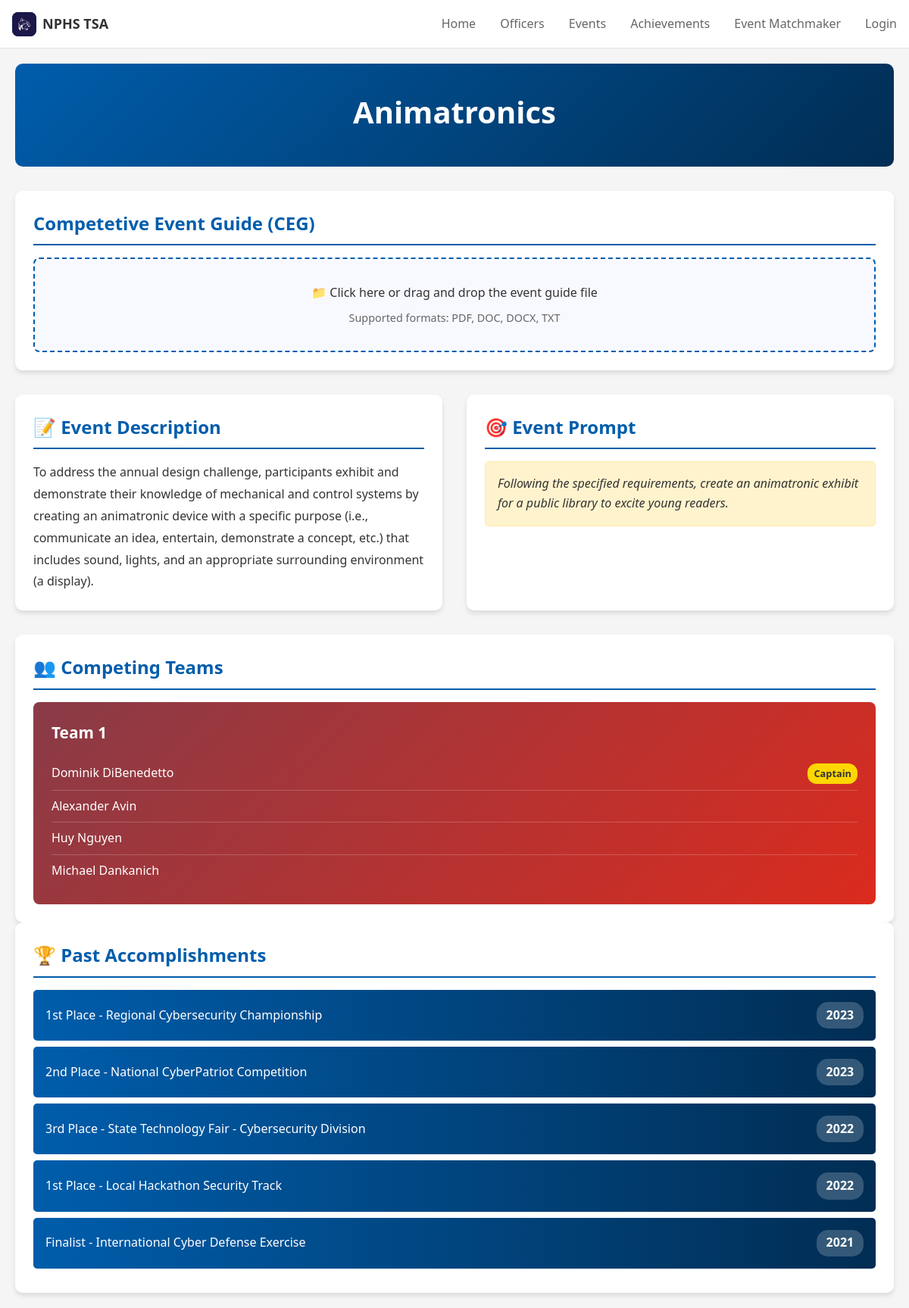
Page /events/event/1/ on the committed database.
### events/models.py (models this page shows, shortened)
class Event(models.Model):
    name = models.CharField(max_length=35)
    desc = models.TextField()
    prompt = models.CharField(max_length=200, blank=True, null=True)
    CEG = models.FileField(blank=True, null=True)
    competitors = models.JSONField(blank=True, null=True)

### events/views.py (the view)
# urls.py: path("event/<int:event_id>/", views.view_event, name="event"),
def view_event(request, event_id):
    event = get_object_or_404(Event, pk=event_id)
    return render(request, "events/event.html", {"Event": event})

### coresite/templatetags/mycomponents.py (called while the page is built)
@register.inclusion_tag('components/navbar.html', takes_context=True)
def navbar(context, active_navbar_link, active_sidebar_link):
    user = context['request'].user
    return {
        'user': user,
        'is_authenticated': user.is_authenticated,
        'active_navbar_link': active_navbar_link,
        'active_sidebar_link': active_sidebar_link
    }

### events/templates/events/event.html (shortened to what this page needs)
<!DOCTYPE html>
<html lang="en">
<head>
    {% load static %}
    <link rel="stylesheet" href="{% static 'css/styles.css' %}">
    <link rel="stylesheet" href="{% static 'css/event.css' %}">
</head>
<body>
    {% load mycomponents %}
    {% navbar "none" "none" %}
    <div class="container">
        <header class="header">
            <h1 class="event-title">{{ Event.name }}</h1>
        </header>
        <div class="content-grid">
            <div class="card event-guide">
                <h2 class="card-title">Competetive Event Guide (CEG)</h2>
                <div class="file-upload-area" id="fileUploadArea">
                    <p>📁 Click here or drag and drop the event guide file</p>
                    <p style="font-size: 0.9rem; color: #666; margin-top: 0.5rem;">Supported formats: PDF, DOC, DOCX, TXT</p>
                </div>
            </div>
            <div class="card">
                <h2 class="card-title">📝 Event Description</h2>
                <div class="event-description">
                    <p>
                        {{ Event.desc }}
                    </p>
                </div>
            </div>
            <div class="card">
                <h2 class="card-title">🎯 Event Prompt</h2>
                <div class="event-prompt">
                    {{ Event.prompt }}
                </div>
            </div>
        </div>
        <div class="card teams-section">
            <h2 class="card-title">👥 Competing Teams</h2>
            <div class="teams-container">
                <div class="team-card">
                    <div class="team-name">Team 1</div>
                    <ul class="team-members">
                        <li class="team-member">
                            <span>Dominik DiBenedetto</span>
                            <span class="captain-badge">Captain</span>
                        </li>
                        <li class="team-member">
                            <span>Alexander Avin</span>
                        </li>
                        <li class="team-member">
                            <span>Huy Nguyen</span>
                        </li>
                        <li class="team-member">
                            <span>Michael Dankanich</span>
                        </li>
                    </ul>
                </div>
            </div>
        </div>
        <div class="card accomplishments-section">
            <h2 class="card-title">🏆 Past Accomplishments</h2>
            <ul class="accomplishments-list">
                <li class="accomplishment-item">
                    <span>1st Place - Regional Cybersecurity Championship</span>
                    <span class="accomplishment-year">2023</span>
                </li>
                <li class="accomplishment-item">
                    <span>2nd Place - National CyberPatriot Competition</span>
                    <span class="accomplishment-year">2023</span>
                </li>
                <li class="accomplishment-item">
                    <span>3rd Place - State Technology Fair - Cybersecurity Division</span>
                    <span class="accomplishment-year">2022</span>
                </li>
                <li class="accomplishment-item">
                    <span>1st Place - Local Hackathon Security Track</span>
                    <span class="accomplishment-year">2022</span>
                </li>
                <li class="accomplishment-item">
                    <span>Finalist - International Cyber Defense Exercise</span>
                    <span class="accomplishment-year">2021</span>
                </li>
            </ul>
        </div>
    </div>
</body>
</html>

### static/css/styles.css (style rules this page uses)
:root { --tsa-navy-blue: #005DAB; --tsa-dark-navy-blue: #012D53; --tsa-dark-red: #893B47; --tsa-red: #DB2B1E; --background: #ffffff; --foreground: #012D53; --card: #ffffff; --card-foreground: #0f172a; --primary: #012D53; --primary-foreground: #ffffff; --secondary: #f1f5f9; --secondary-foreground: #0f172a; --muted: #f1f5f9; --muted-foreground: #45638d; --accent: #f1f5f9; --accent-foreground: #0f172a; --destructive: #ef4444; --destructive-foreground: #ffffff; --border: #2d4b6563; --input: #e2e8f0; --ring: var(); --ring: var(--tsa-navy-blue); --shadow-sm: 0 1px 2px 0 rgba(0, 0, 0, 0.05); --shadow: 0 1px 3px 0 rgba(0, 0, 0, 0.1), 0 1px 2px 0 rgba(0, 0, 0, 0.06); --shadow-md: 0 4px 6px -1px rgba(0, 0, 0, 0.1), 0 2px 4px -1px rgba(0, 0, 0, 0.06); --shadow-lg: 0 10px 15px -3px rgba(0, 0, 0, 0.1), 0 4px 6px -2px rgba(0, 0, 0, 0.05); --radius: 8px; }
* { margin: 0; padding: 0; box-sizing: border-box; }
body { font-family: "Inter", -apple-system, BlinkMacSystemFont, "Segoe UI", Roboto, Oxygen, Ubuntu, Cantarell, "Open Sans", "Helvetica Neue", sans-serif; color: var(--foreground); background: #eee; min-height: 100vh; max-height: fit-content; line-height: 1.5; }
.container { margin: 64px auto 0; }

### static/css/event.css (style rules this page uses)
* { margin: 0; padding: 0; box-sizing: border-box; }
body { font-family: 'Segoe UI', Tahoma, Geneva, Verdana, sans-serif; line-height: 1.6; color: #333; background-color: #f5f5f5; }
.container { max-width: 1200px; padding: 20px; }
.header { background: linear-gradient(135deg, var(--tsa-navy-blue) 0%, var(--tsa-dark-navy-blue) 100%); color: white; padding: 2rem; border-radius: 10px; margin-bottom: 2rem; text-align: center; }
.event-title { font-size: 2.5rem; margin-bottom: 0.5rem; font-weight: 700; }
.content-grid { display: grid; grid-template-columns: 1fr 1fr; gap: 2rem; margin-bottom: 2rem; }
.card { background: white; border-radius: 10px; padding: 1.5rem; box-shadow: 0 4px 6px rgba(0, 0, 0, 0.1); transition: transform 0.2s ease; }
.card-title { font-size: 1.5rem; margin-bottom: 1rem; color: var(--tsa-navy-blue); border-bottom: 2px solid var(--tsa-navy-blue); padding-bottom: 0.5rem; }
.event-guide { grid-column: 1 / -1; }
.file-upload-area { border: 2px dashed var(--tsa-navy-blue); border-radius: 8px; padding: 2rem; text-align: center; background-color: #f8f9ff; cursor: pointer; transition: all 0.3s ease; }
.teams-section { grid-column: 1 / -1; }
.teams-container { display: grid; grid-template-columns: repeat(auto-fit, minmax(300px, 1fr)); gap: 1rem; margin-top: 1rem; }
.team-card { background: linear-gradient(135deg, var(--tsa-dark-red) 0%, var(--tsa-red) 100%); color: white; border-radius: 8px; padding: 1.5rem; position: relative; }
.team-name { font-size: 1.3rem; font-weight: bold; margin-bottom: 1rem; }
.team-members { list-style: none; }
.team-member { padding: 0.5rem 0; border-bottom: 1px solid rgba(255, 255, 255, 0.2); display: flex; align-items: center; justify-content: space-between; }
.team-member:last-child { border-bottom: none; }
.captain-badge { background-color: #ffd700; color: #333; padding: 0.2rem 0.5rem; border-radius: 12px; font-size: 0.8rem; font-weight: bold; }
.accomplishments-section { grid-column: 1 / -1; }
.accomplishments-list { list-style: none; margin-top: 1rem; }
.accomplishment-item { background: linear-gradient(90deg, var(--tsa-navy-blue), var(--tsa-dark-navy-blue)); color: white; padding: 1rem; margin-bottom: 0.5rem; border-radius: 5px; display: flex; justify-content: space-between; align-items: center; }
.accomplishment-year { background-color: rgba(255, 255, 255, 0.2); padding: 0.3rem 0.8rem; border-radius: 15px; font-weight: bold; }
.event-description { line-height: 1.8; }
.event-prompt { background-color: #fff3cd; border: 1px solid #ffeaa7; border-radius: 5px; padding: 1rem; margin-top: 1rem; font-style: italic; }

### rows in the picture
Event: name "Animatronics", desc "To address the annual design challenge, participants exhibit and demonstrate their knowledge of mechanical and control systems by creating an animatronic device with a specific purpose (i.e., communicate an idea, entertain, demonstrate a concept, etc.) that includes sound, lights, and an appropriate surrounding environment (a display).", prompt "Following the specified requirements, create an animatronic exhibit for a public library to excite young readers."
